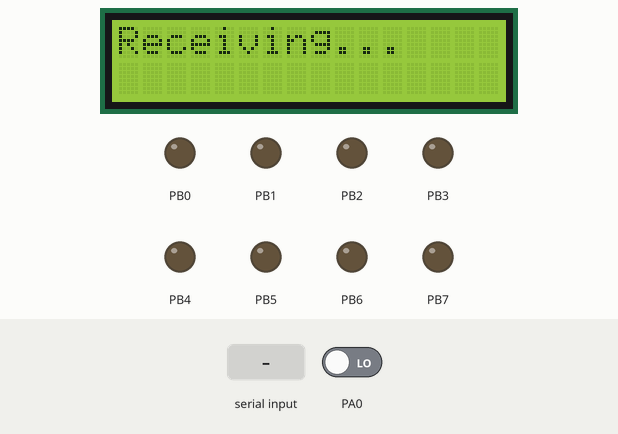
This program was run on a simulated ATmega32, built with avr-gcc and emulated at 4 MHz. Parts: 16×2 character LCD, output pins drawn as LEDs (lit = HIGH). Wiring (inferred from the names in the program): character LCD (HD44780): RS PC0; R/W PC1; E PC2; data PC4, PC5, PC6, PC7. Inputs (shaded band) come from the test bench; at power-on: PA0 LOW. Pins used as bus, display or sensor lines are not drawn.

Above: at 1.2 s.
1.3 s: "1\n" received over Serial
At 1.9 s:
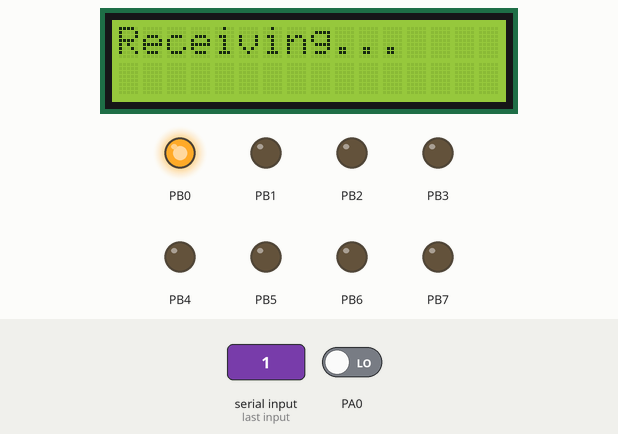
2.8 s: "0\n" received over Serial
At 3.1 s:
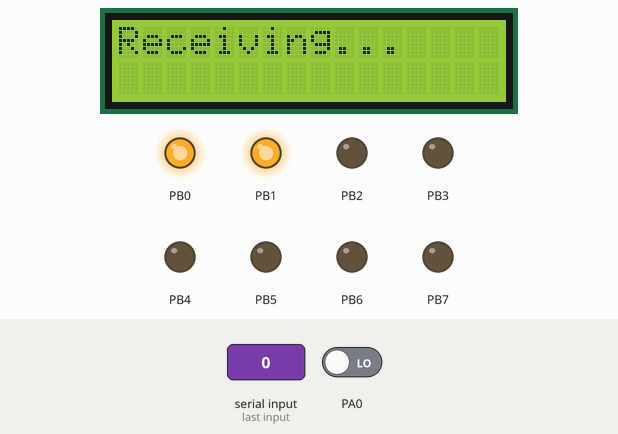
4.3 s: "2\n" received over Serial
At 5.4 s:
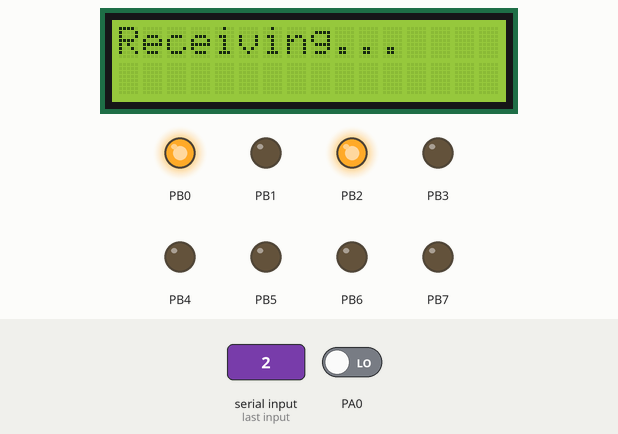
5.8 s: "1\n" received over Serial
At 6.6 s:
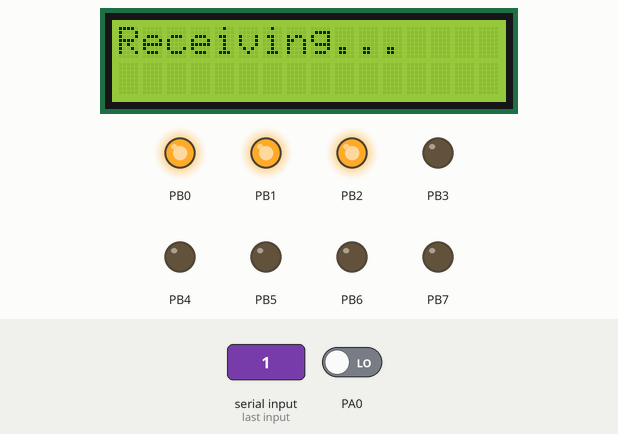
7.3 s: "0\n" received over Serial
At 7.7 s:
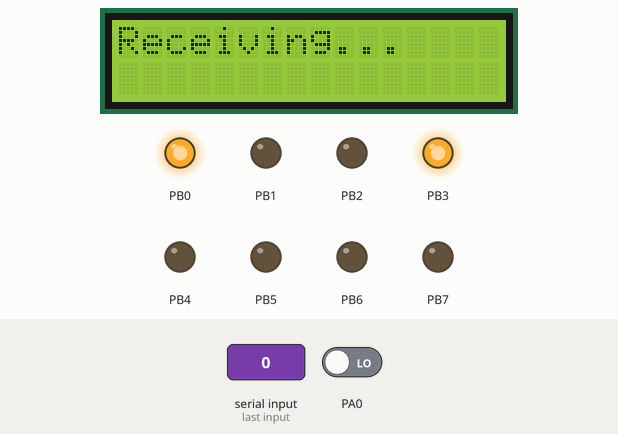
8.8 s: "2\n" received over Serial
At 10.0 s:
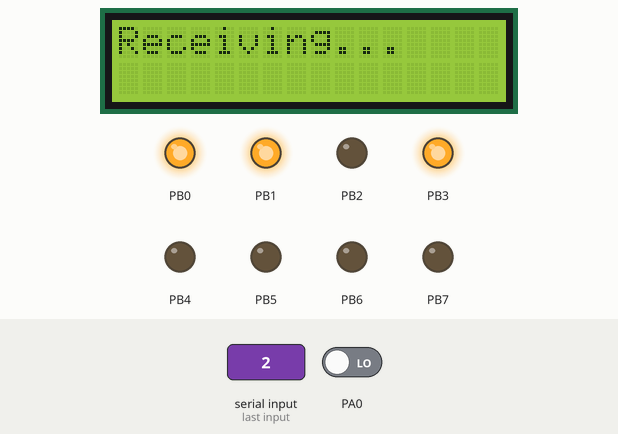
Timing chart, 0 to 11.3 s (numbered marks = the images above; inputs shaded):
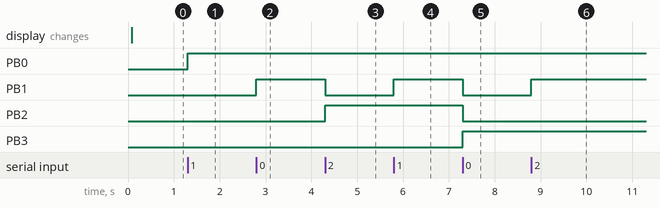

The program:

main.c
```c
/*
 * TxRx.c
 *
 * Created: 13-Aug-20 16:51:16
 * Author : Admin
 */

#include <avr/io.h>
#include "lcd.h"

#define		F_CPU	4000000L
#define		TX_DELAY	250
#include <util/delay.h>

int main(void)
{
	unsigned char stringNo1 = "Transmitting from Proteus ... \n\r";
	unsigned char stringNo2 = "Another string from Proteus ... \n\r";
	unsigned char txAlert = "Transmitting...";
	unsigned char rxAlert = "Receiving...";
	unsigned char rxString[16];
	int iRx;
	unsigned char rxData;

	// Configure IO ports
	DDRA = 0x00;
	DDRD = 0x02;
	DDRB = 0xff;

	 // USART initialization
	 doUSARTinit();

	 //Inits
	 lcd_init(LCD_DISP_ON);
	 lcd_clrscr();
	 lcd_home();

    /* Replace with your application code */
    while (1)
    {
		if (PINA & 0x01)
		{
			// TX string...
			lcd_gotoxy(0, 0);
			lcd_puts(txAlert);

			if (PINA & 0x02)
				// TX string No. 1
				doTxString(stringNo1);
			else
				// Tx string No. 2
				doTxString(stringNo2);

			_delay_ms(TX_DELAY);
		}
		else
		{
			// RX data...
			lcd_gotoxy(0, 0);
			lcd_puts(rxAlert);

			lcd_gotoxy(0, 1);
			while (!isUSARTrxComplete());
			rxData = getUSARTdata();
			//lcd_clrscr();
			iRx = 0;
			while(rxData)
			{
				rxString[iRx] = rxData;
				while (!isUSARTrxComplete());
				rxData = getUSARTdata();
				iRx++;
				PORTB = iRx;
				if (iRx == 15)
					break;
			}
			rxString[iRx] = 0;
			lcd_puts(rxString);
		}
    }
}
```

usartTXmodule.c
```c
/*
 * usartTXmodule.c
 *
 * Created: 2019-07-12 10:48:50 a.m.
 *  Author: BladimirBaccaCortes
 */
#include <avr/io.h>

void doUSARTinit()
{
	// Communication Parameters: 8 Data, 1 Stop, Even Parity
	// USART Receiver: Off
	// USART Transmitter: On
	// USART Mode: Asynchronous
	// USART Baud Rate: 9600
	UCSRA = 0x00;
	UCSRB = 0x18;
	UCSRC = 0x86;
	UBRRH = 0x00;
	UBRRL = 0x19;
}

int isUSARTudrEmpty()
{
	if ((UCSRA & (1 << UDRE)))
		return 1;
	else
		return 0;
}

int isUSARTrxComplete()
{
	if ((UCSRA & (1 << RXC)))
		return 1;
	else
		return 0;
}

void setUSARTudr(unsigned char dataTX)
{
	UDR = dataTX;
}

unsigned char getUSARTdata()
{
	return UDR;
}

void doTxString(unsigned char *str)
{
	int i=0;

	while (str[i])
	{
		while(!isUSARTudrEmpty());
		setUSARTudr(str[i]);
		i++;
	}
}
```

lcd.h
```c
#ifndef LCD_H
#define LCD_H
/*************************************************************************
 Title	:   C include file for the HD44780U LCD library (lcd.c)
 Author:    Peter Fleury <pfleury@gmx.ch>  http://jump.to/fleury
 File:	    $Id: lcd.h,v 1.13.2.2 2006/01/30 19:51:33 peter Exp $
 Software:  AVR-GCC 3.3
 Hardware:  any AVR device, memory mapped mode only for AT90S4414/8515/Mega
***************************************************************************/

/**
 @defgroup pfleury_lcd LCD library
 @code #include <lcd.h> @endcode

 @brief Basic routines for interfacing a HD44780U-based text LCD display

 Originally based on Volker Oth's LCD library,
 changed lcd_init(), added additional constants for lcd_command(),
 added 4-bit I/O mode, improved and optimized code.

 Library can be operated in memory mapped mode (LCD_IO_MODE=0) or in
 4-bit IO port mode (LCD_IO_MODE=1). 8-bit IO port mode not supported.

 Memory mapped mode compatible with Kanda STK200, but supports also
 generation of R/W signal through A8 address line.

 @author Peter Fleury pfleury@gmx.ch http://jump.to/fleury

 @see The chapter <a href="http://homepage.sunrise.ch/mysunrise/peterfleury/avr-lcd44780.html" target="_blank">Interfacing a HD44780 Based LCD to an AVR</a>
      on my home page.


Pin Connections of LCD

PIN0  = GND	-> GND
PIN1  = VCC	-> VCC
PIN2  = CNTRST	-> ~4.7V
PIN3  = RS 	-> P.0
PIN4  = RW	-> P.1
PIN5  = E   -> P.2
PIN6  = D0	-> NC
PIN7  = D1	-> NC
PIN8  = D2	-> NC
PIN9  = D3	-> NC
PIN10 = D4	-> P.4
PIN11 = D5	-> P.5
PIN12 = D6	-> P.6
PIN13 = D7	-> P.7


P.0 = RS
P.1 = RW
P.2 = ENABLE
P.3 = FREE
P.4 = DATA4
P.5 = DATA5
P.6 = DATA6
P.7 = DATA7

*/


/*@{*/

#if (__GNUC__ * 100 + __GNUC_MINOR__) < 303
#error "This library requires AVR-GCC 3.3 or later, update to newer AVR-GCC compiler !"
#endif

#include <inttypes.h>
#include <avr/pgmspace.h>

/**
 *  @name  Definitions for MCU Clock Frequency
 *  Adapt the MCU clock frequency in Hz to your target.
 */
#define XTAL 16000000              /**< clock frequency in Hz, used to calculate delay timer */


/**
 * @name  Definition for LCD controller type
 * Use 0 for HD44780 controller, change to 1 for displays with KS0073 controller.
 */
#define LCD_CONTROLLER_KS0073 0  /**< Use 0 for HD44780 controller, 1 for KS0073 controller */

/**
 *  @name  Definitions for Display Size
 *  Change these definitions to adapt setting to your display
 */
#define LCD_LINES           2     /**< number of visible lines of the display */
#define LCD_DISP_LENGTH    16     /**< visibles characters per line of the display */
#define LCD_LINE_LENGTH  0x40     /**< internal line length of the display    */
#define LCD_START_LINE1  0x00     /**< DDRAM address of first char of line 1 */
#define LCD_START_LINE2  0x40     /**< DDRAM address of first char of line 2 */
#define LCD_START_LINE3  0x14     /**< DDRAM address of first char of line 3 */
#define LCD_START_LINE4  0x54     /**< DDRAM address of first char of line 4 */
#define LCD_WRAP_LINES      0     /**< 0: no wrap, 1: wrap at end of visibile line */


#define LCD_IO_MODE      1         /**< 0: memory mapped mode, 1: IO port mode */
#if LCD_IO_MODE
/**
 *  @name Definitions for 4-bit IO mode
 *  Change LCD_PORT if you want to use a different port for the LCD pins.
 *
 *  The four LCD data lines and the three control lines RS, RW, E can be on the
 *  same port or on different ports.
 *  Change LCD_RS_PORT, LCD_RW_PORT, LCD_E_PORT if you want the control lines on
 *  different ports.
 *
 *  Normally the four data lines should be mapped to bit 0..3 on one port, but it
 *  is possible to connect these data lines in different order or even on different
 *  ports by adapting the LCD_DATAx_PORT and LCD_DATAx_PIN definitions.
 *
 */
#define LCD_PORT         PORTC        /**< port for the LCD lines   */
#define LCD_DATA0_PORT   LCD_PORT     /**< port for 4bit data bit 0 */
#define LCD_DATA1_PORT   LCD_PORT     /**< port for 4bit data bit 1 */
#define LCD_DATA2_PORT   LCD_PORT     /**< port for 4bit data bit 2 */
#define LCD_DATA3_PORT   LCD_PORT     /**< port for 4bit data bit 3 */
#define LCD_DATA0_PIN    4            /**< pin for 4bit data bit 0  */
#define LCD_DATA1_PIN    5            /**< pin for 4bit data bit 1  */
#define LCD_DATA2_PIN    6            /**< pin for 4bit data bit 2  */
#define LCD_DATA3_PIN    7            /**< pin for 4bit data bit 3  */
#define LCD_RS_PORT      LCD_PORT     /**< port for RS line         */
#define LCD_RS_PIN       0            /**< pin  for RS line         */
#define LCD_RW_PORT      LCD_PORT     /**< port for RW line         */
#define LCD_RW_PIN       1            /**< pin  for RW line         */
#define LCD_E_PORT       LCD_PORT     /**< port for Enable line     */
#define LCD_E_PIN        2            /**< pin  for Enable line     */

#elif defined(__AVR_AT90S4414__) || defined(__AVR_AT90S8515__) || defined(__AVR_ATmega64__) || \
      defined(__AVR_ATmega8515__)|| defined(__AVR_ATmega103__) || defined(__AVR_ATmega128__) || \
      defined(__AVR_ATmega161__) || defined(__AVR_ATmega162__)
/*
 *  memory mapped mode is only supported when the device has an external data memory interface
 */
#define LCD_IO_DATA      0xC000    /* A15=E=1, A14=RS=1                 */
#define LCD_IO_FUNCTION  0x8000    /* A15=E=1, A14=RS=0                 */
#define LCD_IO_READ      0x0100    /* A8 =R/W=1 (R/W: 1=Read, 0=Write   */
#else
#error "external data memory interface not available for this device, use 4-bit IO port mode"

#endif


/**
 *  @name Definitions for LCD command instructions
 *  The constants define the various LCD controller instructions which can be passed to the
 *  function lcd_command(), see HD44780 data sheet for a complete description.
 */

/* instruction register bit positions, see HD44780U data sheet */
#define LCD_CLR               0      /* DB0: clear display                  */
#define LCD_HOME              1      /* DB1: return to home position        */
#define LCD_ENTRY_MODE        2      /* DB2: set entry mode                 */
#define LCD_ENTRY_INC         1      /*   DB1: 1=increment, 0=decrement     */
#define LCD_ENTRY_SHIFT       0      /*   DB2: 1=display shift on           */
#define LCD_ON                3      /* DB3: turn lcd/cursor on             */
#define LCD_ON_DISPLAY        2      /*   DB2: turn display on              */
#define LCD_ON_CURSOR         1      /*   DB1: turn cursor on               */
#define LCD_ON_BLINK          0      /*     DB0: blinking cursor ?          */
#define LCD_MOVE              4      /* DB4: move cursor/display            */
#define LCD_MOVE_DISP         3      /*   DB3: move display (0-> cursor) ?  */
#define LCD_MOVE_RIGHT        2      /*   DB2: move right (0-> left) ?      */
#define LCD_FUNCTION          5      /* DB5: function set                   */
#define LCD_FUNCTION_8BIT     4      /*   DB4: set 8BIT mode (0->4BIT mode) */
#define LCD_FUNCTION_2LINES   3      /*   DB3: two lines (0->one line)      */
#define LCD_FUNCTION_10DOTS   2      /*   DB2: 5x10 font (0->5x7 font)      */
#define LCD_CGRAM             6      /* DB6: set CG RAM address             */
#define LCD_DDRAM             7      /* DB7: set DD RAM address             */
#define LCD_BUSY              7      /* DB7: LCD is busy                    */

/* set entry mode: display shift on/off, dec/inc cursor move direction */
#define LCD_ENTRY_DEC            0x04   /* display shift off, dec cursor move dir */
#define LCD_ENTRY_DEC_SHIFT      0x05   /* display shift on,  dec cursor move dir */
#define LCD_ENTRY_INC_           0x06   /* display shift off, inc cursor move dir */
#define LCD_ENTRY_INC_SHIFT      0x07   /* display shift on,  inc cursor move dir */

/* display on/off, cursor on/off, blinking char at cursor position */
#define LCD_DISP_OFF             0x08   /* display off                            */
#define LCD_DISP_ON              0x0C   /* display on, cursor off                 */
#define LCD_DISP_ON_BLINK        0x0D   /* display on, cursor off, blink char     */
#define LCD_DISP_ON_CURSOR       0x0E   /* display on, cursor on                  */
#define LCD_DISP_ON_CURSOR_BLINK 0x0F   /* display on, cursor on, blink char      */

/* move cursor/shift display */
#define LCD_MOVE_CURSOR_LEFT     0x10   /* move cursor left  (decrement)          */
#define LCD_MOVE_CURSOR_RIGHT    0x14   /* move cursor right (increment)          */
#define LCD_MOVE_DISP_LEFT       0x18   /* shift display left                     */
#define LCD_MOVE_DISP_RIGHT      0x1C   /* shift display right                    */

/* function set: set interface data length and number of display lines */
#define LCD_FUNCTION_4BIT_1LINE  0x20   /* 4-bit interface, single line, 5x7 dots */
#define LCD_FUNCTION_4BIT_2LINES 0x28   /* 4-bit interface, dual line,   5x7 dots */
#define LCD_FUNCTION_8BIT_1LINE  0x30   /* 8-bit interface, single line, 5x7 dots */
#define LCD_FUNCTION_8BIT_2LINES 0x38   /* 8-bit interface, dual line,   5x7 dots */


#define LCD_MODE_DEFAULT     ((1<<LCD_ENTRY_MODE) | (1<<LCD_ENTRY_INC) )


/**
 *  @name Functions
 */


/**
 @brief    Initialize display and select type of cursor
 @param    dispAttr \b LCD_DISP_OFF display off\n
                    \b LCD_DISP_ON display on, cursor off\n
                    \b LCD_DISP_ON_CURSOR display on, cursor on\n
                    \b LCD_DISP_ON_CURSOR_BLINK display on, cursor on flashing
 @return  none
*/
extern void lcd_init(uint8_t dispAttr);


/**
 @brief    Clear display and set cursor to home position
 @param    void
 @return   none
*/
extern void lcd_clrscr(void);


/**
 @brief    Set cursor to home position
 @param    void
 @return   none
*/
extern void lcd_home(void);


/**
 @brief    Set cursor to specified position

 @param    x horizontal position\n (0: left most position)
 @param    y vertical position\n   (0: first line)
 @return   none
*/
extern void lcd_gotoxy(uint8_t x, uint8_t y);


/**
 @brief    Display character at current cursor position
 @param    c character to be displayed
 @return   none
*/
extern void lcd_putc(char c);


/**
 @brief    Display string without auto linefeed
 @param    s string to be displayed
 @return   none
*/
extern void lcd_puts(const char *s);


/**
 @brief    Display string from program memory without auto linefeed
 @param    s string from program memory be be displayed
 @return   none
 @see      lcd_puts_P
*/
extern void lcd_puts_p(const char *progmem_s);


/**
 @brief    Send LCD controller instruction command
 @param    cmd instruction to send to LCD controller, see HD44780 data sheet
 @return   none
*/
extern void lcd_command(uint8_t cmd);


/**
 @brief    Send data byte to LCD controller

 Similar to lcd_putc(), but without interpreting LF
 @param    data byte to send to LCD controller, see HD44780 data sheet
 @return   none
*/
extern void lcd_data(uint8_t data);


/**
 @brief macros for automatically storing string constant in program memory
*/
#define lcd_puts_P(__s)         lcd_puts_p(PSTR(__s))

/*@}*/
#endif //LCD_H
```

Source omitted: lcd.c (19886 bytes)

Measured:
- after the input at 1.3 s, PB0: LOW → HIGH at once
- after the input at 2.8 s, PB1: LOW → HIGH at once
- after the input at 4.3 s, PB1: HIGH → LOW at once; PB2: LOW → HIGH at once
- after the input at 5.8 s, PB1: LOW → HIGH at once
- after the input at 7.3 s, PB1, PB2: HIGH → LOW at once; PB3: LOW → HIGH at once
- after the input at 8.8 s, PB1: LOW → HIGH at once
